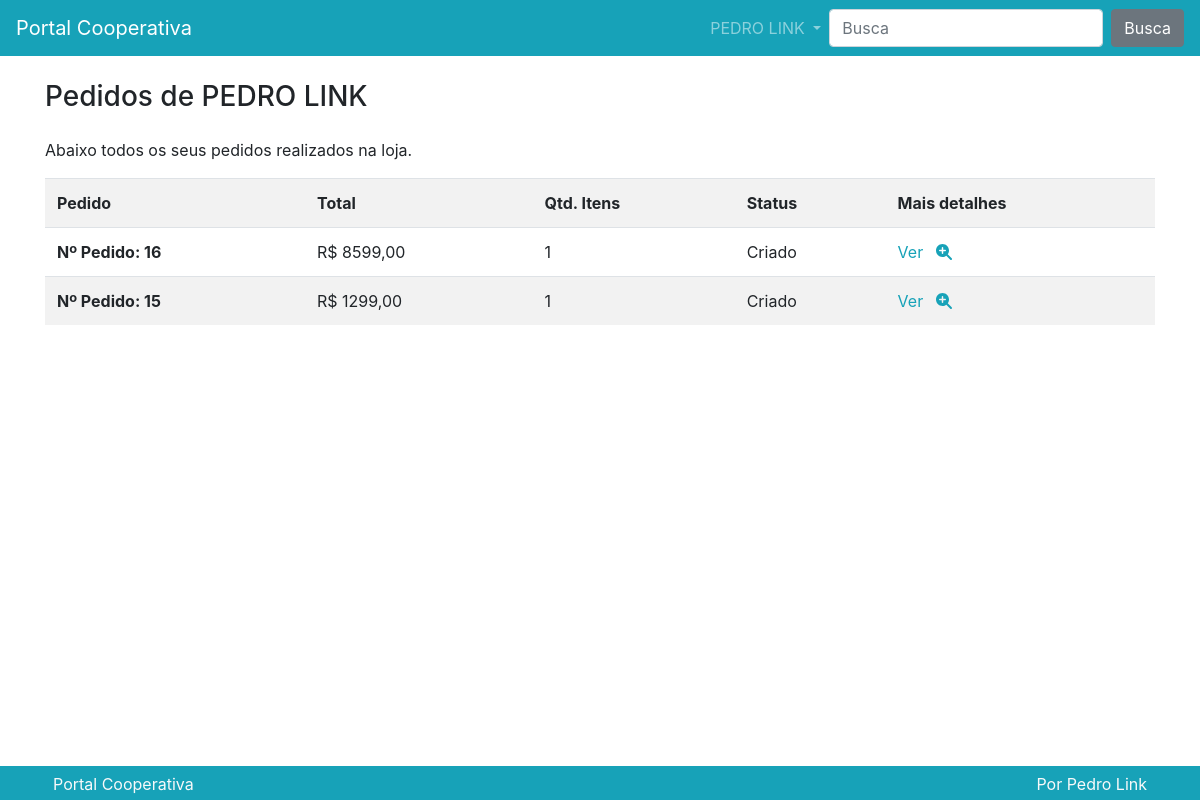
Before: /pedido/lista/ (signed in) with the older database file.
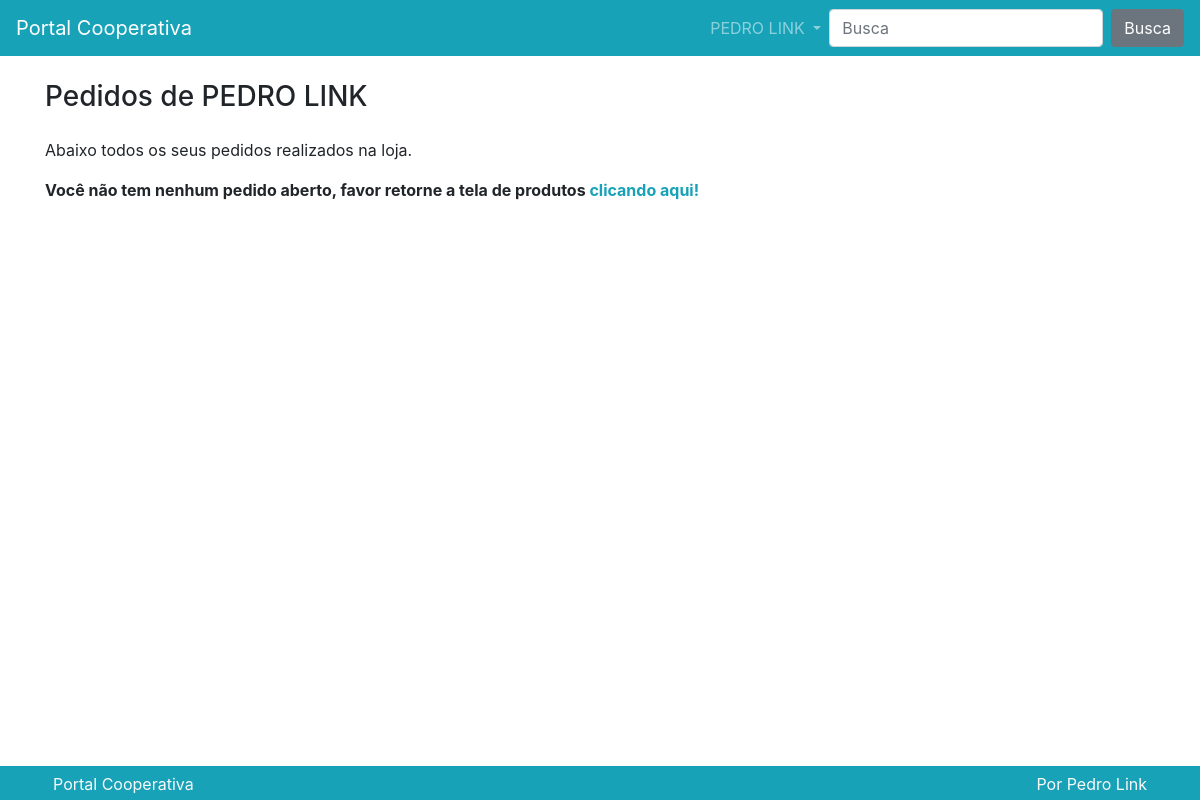
After: the same page with the newer database file.
### pedido/models.py (models this page shows)
class Pedido(models.Model):
    usuario = models.ForeignKey(
        User, on_delete=models.CASCADE, verbose_name='Usuário')
    id_fornecedor = models.PositiveIntegerField()
    total = models.FloatField()
    qtd_total = models.PositiveIntegerField()
    observacao = models.TextField(max_length=255, verbose_name='Observação')
    status = models.CharField(
        default="C",
        max_length=1,
        choices=(
            ('A', 'Aprovado'),
            ('C', 'Criado'),
            ('R', 'Reprovado'),
            ('P', 'Pendente'),
            ('E', 'Enviado'),
            ('F', 'Finalizado'),
        )
    )
    def __str__(self):
        return f'Nº Pedido: {self.pk}'

### pedido/views.py (the view)
# urls.py: path('lista/', views.Lista.as_view(), name='lista'),
class Lista(DispatchLoginRequiredMixin, ListView):
    model = Pedido
    context_object_name = 'pedidos'
    template_name = 'pedido/lista.html'
    paginate_by = 10
    ordering = ['-id']

### pedido/views.py (called while the page is built)
    def dispatch(self, *args, **kwargs):
        if not self.request.user.is_authenticated:
            return redirect('perfil:criar')
        return super().dispatch(*args, **kwargs)

    def get_queryset(self, *args, **kwargs):
        qs = super().get_queryset(*args, **kwargs)
        qs = qs.filter(usuario=self.request.user)
        return qs

### produto/templatetags/omfilters.py (called while the page is built)
@register.filter
def formata_preco(valor):
    return utils.formata_preco(valor)

### utils/utils.py (called while the page is built)
def formata_preco(valor):
    return f'R$ {valor:.2f}'.replace('.', ',')

### pedido/templates/pedido/lista.html (shortened to what this page needs)
{% extends 'static/base.html' %}
{% load omfilters %}
{% block conteudo %}
<div class="row">
    <div class="col">
        <h3 class="mb-4">Pedidos de
            {% if request.user.first_name %}
            {{request.user.first_name}} {{request.user.last_name}}
            {% else %}
            {{user}}
            {% endif %}
        </h3>
        <p>Abaixo todos os seus pedidos realizados na loja.</p>
        {% if pedidos %}
        <div class="table-responsive">
            <table class="table table-striped">
                <tr>
                    <th scope="col">Pedido</th>
                    <th scope="col">Total</th>
                    <th scope="col">Qtd. Itens</th>
                    <th scope="col">Status</th>
                    <th scope="col">Mais detalhes</th>
                </tr>
                {% for pedido in pedidos%}
                <tr>
                    <th scope="row">{{pedido}}</td>
                    <td>{{pedido.total|formata_preco}}</td>
                    <td>{{pedido.qtd_total}}</td>
                    <td>{{pedido.get_status_display}}</td>
                    <td>
                        <a href="{% url 'pedido:detalhe' pedido.id %}">
                            Ver <i class="fas fa-search-plus ml-2"></i>
                        </a>
                    </td>
                </tr>
                {% endfor %}
            </table>
        </div>
        {% else %}
        <div class="row">
            <div class="col">
                <b>
                    <p>Você não tem nenhum pedido aberto, favor retorne a tela de produtos
                        <a href="{%url 'produto:lista' %}">clicando aqui!</a>
                    </p>
                </b>
            </div>
        </div>
        {% endif %}
    </div>
</div>
{% endblock %}

### templates/static/base.html (shortened to what this page needs)
<!doctype html>
<html lang="en">
<head>
    {% include 'parciais/_head.html' %}
</head>
<body>
    {% include 'parciais/_nav.html' %}
    <main class="container mt-4 mb-4">
        {% block conteudo %} {% endblock %}
    </main>
    {% include 'parciais/_footer.html' %}
</body>
</html>

### templates/parciais/_head.html (shortened to what this page needs)
{% load static %}
<link rel="stylesheet" href="{% static 'assets/bootstrap/css/bootstrap.css'%}">
<link rel="stylesheet" href="{% static 'assets/custom/css/style.css'%}">

### templates/parciais/_nav.html (shortened to what this page needs)
{% load omfilters%}
<nav class="navbar navbar-dark bg-primary navbar-expand-lg">
    <a class="navbar-brand" href="{% url 'produto:lista' %}">Portal Cooperativa</a>
    <div class="collapse navbar-collapse" id="navbarSupportedContent">
        <ul class="navbar-nav ml-auto">
            {% if request.user.is_authenticated %}
            <li class="nav-item dropdown">
                <a class="nav-link dropdown-toggle" href="#" id="navbarDropdown" role="button" data-toggle="dropdown"
                    aria-haspopup="true" aria-expanded="false">
                    {% if request.user.first_name %}
                    {{request.user.first_name}} {{request.user.last_name}}
                    {% else %}
                    Meu Perfil
                    {% endif %}
                </a>
            </li>
            {% endif %}
        </ul>
        <form class="form-inline my-2 my-lg-0" method="GET" action="{% url 'produto:busca' %}">
            <input name="termo" value="{{request.GET.termo}}" class="form-control mr-sm-2" type="busca"
                placeholder="Busca" aria-label="Busca">
            <button class="btn btn-secondary my-2 my-sm-0" type="submit">Busca</button>
        </form>
    </div>
</nav>

### templates/parciais/_footer.html (shortened to what this page needs)
{% load static %}
<footer class="container-fluid bg-primary" style="position: fixed; bottom: 0">
    <div class="container text-light">
        <div class="row">
            <div class="col">
                <div class="p-1">
                    <span class="align-middle p-1">Portal Cooperativa</span>
                </div>
            </div>
            <div class="col">
                <div class="p-1 text-right">
                    <span class="align-middle p-1">Por Pedro Link</span>
                </div>
            </div>
        </div>
    </div>
</footer>

Changed rows visible on the page:
removed Pedido: id "Nº Pedido: 16", total "R$ 8599,00", qtd_total "1", status "Criado"
removed Pedido: id "Nº Pedido: 15", total "R$ 1299,00", qtd_total "1", status "Criado"
Other visible differences:
text no longer shown: "Pedido Total Qtd. Itens Status Mais detalhes"
text now shown: "Você não tem nenhum pedido aberto, favor retorne a tela de produtos clicando aqui!"
